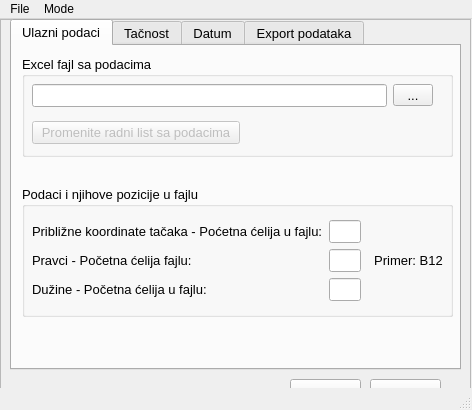
<?xml version="1.0" encoding="UTF-8"?>
<ui version="4.0">
 <class>MainWindow</class>
 <widget class="QMainWindow" name="MainWindow">
  <property name="geometry">
   <rect>
    <x>0</x>
    <y>0</y>
    <width>472</width>
    <height>410</height>
   </rect>
  </property>
  <property name="sizePolicy">
   <sizepolicy hsizetype="Fixed" vsizetype="Fixed">
    <horstretch>0</horstretch>
    <verstretch>0</verstretch>
   </sizepolicy>
  </property>
  <property name="minimumSize">
   <size>
    <width>472</width>
    <height>410</height>
   </size>
  </property>
  <property name="maximumSize">
   <size>
    <width>472</width>
    <height>411</height>
   </size>
  </property>
  <property name="windowTitle">
   <string>MainWindow</string>
  </property>
  <property name="autoFillBackground">
   <bool>false</bool>
  </property>
  <property name="styleSheet">
   <string notr="true"/>
  </property>
  <property name="tabShape">
   <enum>QTabWidget::Rounded</enum>
  </property>
  <widget class="QWidget" name="centralwidget">
   <widget class="QFrame" name="mainFrame">
    <property name="geometry">
     <rect>
      <x>0</x>
      <y>0</y>
      <width>471</width>
      <height>391</height>
     </rect>
    </property>
    <property name="font">
     <font>
      <family>Segoe UI</family>
      <pointsize>10</pointsize>
     </font>
    </property>
    <property name="autoFillBackground">
     <bool>false</bool>
    </property>
    <property name="styleSheet">
     <string notr="true"/>
    </property>
    <property name="frameShape">
     <enum>QFrame::StyledPanel</enum>
    </property>
    <property name="frameShadow">
     <enum>QFrame::Raised</enum>
    </property>
    <widget class="QTabWidget" name="tabWidget">
     <property name="geometry">
      <rect>
       <x>10</x>
       <y>0</y>
       <width>451</width>
       <height>351</height>
      </rect>
     </property>
     <property name="focusPolicy">
      <enum>Qt::TabFocus</enum>
     </property>
     <property name="styleSheet">
      <string notr="true"/>
     </property>
     <property name="currentIndex">
      <number>0</number>
     </property>
     <widget class="QWidget" name="ulazniPodaci_tab">
      <attribute name="title">
       <string>Ulazni podaci</string>
      </attribute>
      <widget class="QGroupBox" name="groupBox">
       <property name="geometry">
        <rect>
         <x>10</x>
         <y>10</y>
         <width>431</width>
         <height>101</height>
        </rect>
       </property>
       <property name="title">
        <string>Excel fajl sa podacima</string>
       </property>
       <widget class="QWidget" name="gridLayoutWidget">
        <property name="geometry">
         <rect>
          <x>10</x>
          <y>20</y>
          <width>401</width>
          <height>77</height>
         </rect>
        </property>
        <layout class="QGridLayout" name="gridLayout">
         <item row="0" column="1">
          <widget class="QToolButton" name="input_file_tbtn">
           <property name="minimumSize">
            <size>
             <width>40</width>
             <height>0</height>
            </size>
           </property>
           <property name="text">
            <string>...</string>
           </property>
          </widget>
         </item>
         <item row="0" column="0">
          <widget class="QLineEdit" name="input_file_txt">
           <property name="alignment">
            <set>Qt::AlignLeading|Qt::AlignLeft|Qt::AlignVCenter</set>
           </property>
          </widget>
         </item>
         <item row="1" column="0">
          <widget class="QPushButton" name="worksheet_btn">
           <property name="enabled">
            <bool>false</bool>
           </property>
           <property name="minimumSize">
            <size>
             <width>208</width>
             <height>0</height>
            </size>
           </property>
           <property name="maximumSize">
            <size>
             <width>40</width>
             <height>16777215</height>
            </size>
           </property>
           <property name="text">
            <string>Promenite radni list sa podacima</string>
           </property>
          </widget>
         </item>
        </layout>
       </widget>
      </widget>
      <widget class="QGroupBox" name="groupBox_2">
       <property name="geometry">
        <rect>
         <x>10</x>
         <y>140</y>
         <width>431</width>
         <height>131</height>
        </rect>
       </property>
       <property name="title">
        <string>Podaci i njihove pozicije u fajlu</string>
       </property>
       <widget class="QWidget" name="gridLayoutWidget_3">
        <property name="geometry">
         <rect>
          <x>10</x>
          <y>30</y>
          <width>421</width>
          <height>91</height>
         </rect>
        </property>
        <layout class="QGridLayout" name="gridLayout_3">
         <property name="verticalSpacing">
          <number>2</number>
         </property>
         <item row="0" column="1">
          <widget class="QLineEdit" name="points_start_cell_txt">
           <property name="maximumSize">
            <size>
             <width>32</width>
             <height>16777215</height>
            </size>
           </property>
          </widget>
         </item>
         <item row="2" column="1">
          <widget class="QLineEdit" name="distances_start_cell_txt">
           <property name="maximumSize">
            <size>
             <width>32</width>
             <height>16777215</height>
            </size>
           </property>
          </widget>
         </item>
         <item row="0" column="0">
          <widget class="QLabel" name="points_info_lbl">
           <property name="text">
            <string>Približne koordinate tačaka - Poćetna ćelija u fajlu:</string>
           </property>
          </widget>
         </item>
         <item row="1" column="2">
          <widget class="QLabel" name="cell_example_lbl">
           <property name="text">
            <string>  Primer: B12</string>
           </property>
          </widget>
         </item>
         <item row="1" column="1">
          <widget class="QLineEdit" name="directions_start_cell_txt">
           <property name="maximumSize">
            <size>
             <width>32</width>
             <height>16777215</height>
            </size>
           </property>
          </widget>
         </item>
         <item row="1" column="0">
          <widget class="QLabel" name="directions_start_lbl">
           <property name="text">
            <string>Pravci - Početna ćelija fajlu:</string>
           </property>
          </widget>
         </item>
         <item row="2" column="0">
          <widget class="QLabel" name="distances_start_lbl">
           <property name="text">
            <string>Dužine - Početna ćelija u fajlu:</string>
           </property>
          </widget>
         </item>
        </layout>
       </widget>
      </widget>
     </widget>
     <widget class="QWidget" name="tacnost_tab">
      <attribute name="title">
       <string>Tačnost</string>
      </attribute>
      <widget class="QGroupBox" name="groupBox_3">
       <property name="geometry">
        <rect>
         <x>10</x>
         <y>10</y>
         <width>211</width>
         <height>121</height>
        </rect>
       </property>
       <property name="title">
        <string>Tačnost merenih veličina</string>
       </property>
       <widget class="QWidget" name="gridLayoutWidget_2">
        <property name="geometry">
         <rect>
          <x>10</x>
          <y>20</y>
          <width>191</width>
          <height>91</height>
         </rect>
        </property>
        <layout class="QGridLayout" name="gridLayout_2">
         <item row="0" column="0">
          <widget class="QLabel" name="sigmap_lbl">
           <property name="text">
            <string>&lt;html&gt;&lt;head/&gt;&lt;body&gt;&lt;p&gt;&lt;span style=&quot; font-size:14pt; font-style:italic;&quot;&gt;σ&lt;/span&gt;&lt;span style=&quot; font-size:14pt; font-style:italic; vertical-align:sub;&quot;&gt;P&lt;/span&gt;&lt;span style=&quot; font-style:italic;&quot;&gt;: &lt;/span&gt;&lt;/p&gt;&lt;/body&gt;&lt;/html&gt;</string>
           </property>
          </widget>
         </item>
         <item row="1" column="1">
          <widget class="QLineEdit" name="sigmad_base_txt"/>
         </item>
         <item row="1" column="3">
          <widget class="QLineEdit" name="sigmad_per_km_txt"/>
         </item>
         <item row="0" column="1">
          <widget class="QLineEdit" name="sigmap_txt"/>
         </item>
         <item row="1" column="0">
          <widget class="QLabel" name="sigmad_lbl">
           <property name="text">
            <string>&lt;html&gt;&lt;head/&gt;&lt;body&gt;&lt;p&gt;&lt;span style=&quot; font-size:14pt; font-style:italic;&quot;&gt;σ&lt;/span&gt;&lt;span style=&quot; font-size:14pt; font-style:italic; vertical-align:sub;&quot;&gt;D&lt;/span&gt;&lt;span style=&quot; font-style:italic;&quot;&gt;: &lt;/span&gt;&lt;/p&gt;&lt;/body&gt;&lt;/html&gt;</string>
           </property>
          </widget>
         </item>
         <item row="1" column="2">
          <widget class="QLabel" name="sigmad_plus_lbl">
           <property name="text">
            <string>+</string>
           </property>
          </widget>
         </item>
         <item row="2" column="1">
          <widget class="QLineEdit" name="sigma0_txt"/>
         </item>
         <item row="2" column="0">
          <widget class="QLabel" name="sigma0_lbl">
           <property name="text">
            <string>&lt;html&gt;&lt;head/&gt;&lt;body&gt;&lt;p&gt;&lt;span style=&quot; font-size:14pt; font-style:italic;&quot;&gt;σ&lt;/span&gt;&lt;span style=&quot; font-size:14pt; font-style:italic; vertical-align:sub;&quot;&gt;0&lt;/span&gt;&lt;span style=&quot; font-style:italic;&quot;&gt;: &lt;/span&gt;&lt;/p&gt;&lt;/body&gt;&lt;/html&gt;</string>
           </property>
          </widget>
         </item>
        </layout>
       </widget>
      </widget>
      <widget class="QGroupBox" name="groupBox_4">
       <property name="geometry">
        <rect>
         <x>10</x>
         <y>160</y>
         <width>211</width>
         <height>91</height>
        </rect>
       </property>
       <property name="title">
        <string>Ponavljanja i girusi</string>
       </property>
       <widget class="QWidget" name="gridLayoutWidget_4">
        <property name="geometry">
         <rect>
          <x>10</x>
          <y>20</y>
          <width>191</width>
          <height>61</height>
         </rect>
        </property>
        <layout class="QGridLayout" name="gridLayout_4">
         <item row="0" column="1">
          <widget class="QLineEdit" name="dis_repeat_txt"/>
         </item>
         <item row="1" column="1">
          <widget class="QLineEdit" name="dir_gyrus_txt"/>
         </item>
         <item row="0" column="0">
          <widget class="QLabel" name="dis_repeat_lbl">
           <property name="text">
            <string>Broj ponavljanja:</string>
           </property>
          </widget>
         </item>
         <item row="1" column="0">
          <widget class="QLabel" name="dir_gyrus_lbl">
           <property name="text">
            <string>Broj girusa:</string>
           </property>
          </widget>
         </item>
        </layout>
       </widget>
      </widget>
      <widget class="QGroupBox" name="groupBox_5">
       <property name="geometry">
        <rect>
         <x>230</x>
         <y>10</y>
         <width>201</width>
         <height>101</height>
        </rect>
       </property>
       <property name="title">
        <string>Nivo značajnosti i moć testa</string>
       </property>
       <widget class="QWidget" name="gridLayoutWidget_5">
        <property name="geometry">
         <rect>
          <x>10</x>
          <y>20</y>
          <width>181</width>
          <height>77</height>
         </rect>
        </property>
        <layout class="QGridLayout" name="gridLayout_5">
         <item row="0" column="1">
          <widget class="QComboBox" name="alpha_coef_cmb">
           <property name="maximumSize">
            <size>
             <width>60</width>
             <height>16777215</height>
            </size>
           </property>
           <property name="editable">
            <bool>false</bool>
           </property>
           <item>
            <property name="text">
             <string>0.05</string>
            </property>
           </item>
           <item>
            <property name="text">
             <string>0.10</string>
            </property>
           </item>
           <item>
            <property name="text">
             <string>0.15</string>
            </property>
           </item>
           <item>
            <property name="text">
             <string>0.20</string>
            </property>
           </item>
           <item>
            <property name="text">
             <string>0.25</string>
            </property>
           </item>
           <item>
            <property name="text">
             <string>0.30</string>
            </property>
           </item>
          </widget>
         </item>
         <item row="0" column="0">
          <widget class="QLabel" name="alpha_coef_lbl">
           <property name="minimumSize">
            <size>
             <width>25</width>
             <height>0</height>
            </size>
           </property>
           <property name="text">
            <string>&lt;html&gt;&lt;head/&gt;&lt;body&gt;&lt;p&gt;&lt;span style=&quot; font-size:11pt; font-style:italic;&quot;&gt;α&lt;/span&gt;: nivo značajnosti&lt;/p&gt;&lt;/body&gt;&lt;/html&gt;</string>
           </property>
          </widget>
         </item>
         <item row="1" column="0">
          <widget class="QLabel" name="beta_coef_lbl">
           <property name="minimumSize">
            <size>
             <width>25</width>
             <height>0</height>
            </size>
           </property>
           <property name="text">
            <string>&lt;html&gt;&lt;head/&gt;&lt;body&gt;&lt;p&gt;&lt;span style=&quot; font-size:11pt; font-style:italic;&quot;&gt;β&lt;/span&gt;: moć testa&lt;/p&gt;&lt;/body&gt;&lt;/html&gt;</string>
           </property>
          </widget>
         </item>
         <item row="1" column="1">
          <widget class="QComboBox" name="beta_coef_cmb">
           <property name="maximumSize">
            <size>
             <width>60</width>
             <height>16777215</height>
            </size>
           </property>
           <property name="editable">
            <bool>false</bool>
           </property>
           <item>
            <property name="text">
             <string>0.80</string>
            </property>
           </item>
           <item>
            <property name="text">
             <string>0.90</string>
            </property>
           </item>
           <item>
            <property name="text">
             <string>0.95</string>
            </property>
           </item>
           <item>
            <property name="text">
             <string>0.975</string>
            </property>
           </item>
           <item>
            <property name="text">
             <string>0.99</string>
            </property>
           </item>
          </widget>
         </item>
        </layout>
       </widget>
      </widget>
     </widget>
     <widget class="QWidget" name="datum_tab">
      <attribute name="title">
       <string>Datum</string>
      </attribute>
      <widget class="QGroupBox" name="datum_method_selection_gb">
       <property name="enabled">
        <bool>true</bool>
       </property>
       <property name="geometry">
        <rect>
         <x>10</x>
         <y>10</y>
         <width>421</width>
         <height>101</height>
        </rect>
       </property>
       <property name="title">
        <string>Metoda određivanja datuma</string>
       </property>
       <widget class="QWidget" name="gridLayoutWidget_6">
        <property name="geometry">
         <rect>
          <x>10</x>
          <y>20</y>
          <width>401</width>
          <height>71</height>
         </rect>
        </property>
        <layout class="QGridLayout" name="gridLayout_6">
         <item row="1" column="0">
          <widget class="QRadioButton" name="min_trace_rbtn">
           <property name="text">
            <string>Minimalni trag kofaktorske matrice</string>
           </property>
           <property name="checked">
            <bool>true</bool>
           </property>
          </widget>
         </item>
         <item row="0" column="0">
          <widget class="QRadioButton" name="classic_method_rbtn">
           <property name="text">
            <string>Klasičan metod</string>
           </property>
           <property name="checked">
            <bool>false</bool>
           </property>
          </widget>
         </item>
        </layout>
       </widget>
      </widget>
      <widget class="QGroupBox" name="method_options_gb">
       <property name="enabled">
        <bool>true</bool>
       </property>
       <property name="geometry">
        <rect>
         <x>10</x>
         <y>140</y>
         <width>421</width>
         <height>121</height>
        </rect>
       </property>
       <property name="title">
        <string>Klasičan metod - opcije</string>
       </property>
       <widget class="QWidget" name="verticalLayoutWidget">
        <property name="geometry">
         <rect>
          <x>10</x>
          <y>30</y>
          <width>401</width>
          <height>91</height>
         </rect>
        </property>
        <layout class="QVBoxLayout" name="method_opt_vert">
         <item>
          <widget class="QLabel" name="datum_method_explain_lbl">
           <property name="text">
            <string>Izaberite tačku i koordinatu koja će biti fiksirana</string>
           </property>
          </widget>
         </item>
         <item>
          <layout class="QGridLayout" name="method_opt_grid">
           <item row="0" column="0">
            <widget class="QLabel" name="datum_point_lbl">
             <property name="text">
              <string>Tačka:</string>
             </property>
            </widget>
           </item>
           <item row="1" column="1">
            <widget class="QComboBox" name="datum_coord_cmb">
             <property name="maximumSize">
              <size>
               <width>55</width>
               <height>16777215</height>
              </size>
             </property>
            </widget>
           </item>
           <item row="0" column="1">
            <widget class="QComboBox" name="datum_point_cmb">
             <property name="minimumSize">
              <size>
               <width>0</width>
               <height>0</height>
              </size>
             </property>
             <property name="maximumSize">
              <size>
               <width>55</width>
               <height>16777215</height>
              </size>
             </property>
            </widget>
           </item>
           <item row="1" column="0">
            <widget class="QLabel" name="datum_coord_lbl">
             <property name="text">
              <string>Koordinata:</string>
             </property>
            </widget>
           </item>
           <item row="0" column="2">
            <spacer name="datum_opt_spacer">
             <property name="orientation">
              <enum>Qt::Horizontal</enum>
             </property>
             <property name="sizeHint" stdset="0">
              <size>
               <width>40</width>
               <height>20</height>
              </size>
             </property>
            </spacer>
           </item>
          </layout>
         </item>
         <item>
          <spacer name="verticalSpacer">
           <property name="orientation">
            <enum>Qt::Vertical</enum>
           </property>
           <property name="sizeHint" stdset="0">
            <size>
             <width>20</width>
             <height>40</height>
            </size>
           </property>
          </spacer>
         </item>
        </layout>
       </widget>
      </widget>
     </widget>
     <widget class="QWidget" name="export_tab">
      <attribute name="title">
       <string>Export podataka</string>
      </attribute>
      <widget class="QGroupBox" name="word_export_gb">
       <property name="geometry">
        <rect>
         <x>10</x>
         <y>10</y>
         <width>421</width>
         <height>71</height>
        </rect>
       </property>
       <property name="title">
        <string>Word izveštaj</string>
       </property>
       <widget class="QWidget" name="gridLayoutWidget_7">
        <property name="geometry">
         <rect>
          <x>10</x>
          <y>20</y>
          <width>401</width>
          <height>41</height>
         </rect>
        </property>
        <layout class="QGridLayout" name="gridLayout_8">
         <item row="0" column="2">
          <widget class="QToolButton" name="word_output_btn">
           <property name="minimumSize">
            <size>
             <width>40</width>
             <height>0</height>
            </size>
           </property>
           <property name="text">
            <string>...</string>
           </property>
          </widget>
         </item>
         <item row="0" column="1">
          <widget class="QLineEdit" name="word_output_txt">
           <property name="alignment">
            <set>Qt::AlignLeading|Qt::AlignLeft|Qt::AlignVCenter</set>
           </property>
          </widget>
         </item>
        </layout>
       </widget>
      </widget>
      <widget class="QGroupBox" name="optional_export_gb">
       <property name="geometry">
        <rect>
         <x>10</x>
         <y>150</y>
         <width>421</width>
         <height>161</height>
        </rect>
       </property>
       <property name="title">
        <string>Opcioni izlazni fajlovi</string>
       </property>
       <widget class="QWidget" name="gridLayoutWidget_8">
        <property name="geometry">
         <rect>
          <x>10</x>
          <y>20</y>
          <width>401</width>
          <height>131</height>
         </rect>
        </property>
        <layout class="QGridLayout" name="gridLayout_9">
         <item row="0" column="0">
          <widget class="QCheckBox" name="excel_output_ckb">
           <property name="text">
            <string>Prateći Excel fajl sa matricama i ostalim podacima</string>
           </property>
           <property name="checked">
            <bool>true</bool>
           </property>
          </widget>
         </item>
         <item row="2" column="1">
          <widget class="QToolButton" name="excel_output_btn">
           <property name="minimumSize">
            <size>
             <width>40</width>
             <height>0</height>
            </size>
           </property>
           <property name="text">
            <string>...</string>
           </property>
          </widget>
         </item>
         <item row="3" column="0">
          <widget class="QCheckBox" name="scr_output_ckb">
           <property name="text">
            <string>CAD script fajl (*.scr) sa izravnatim koordinata tačaka
 i elipsama grešaka</string>
           </property>
           <property name="checked">
            <bool>true</bool>
           </property>
          </widget>
         </item>
         <item row="5" column="0">
          <widget class="QLineEdit" name="scr_output_txt">
           <property name="alignment">
            <set>Qt::AlignLeading|Qt::AlignLeft|Qt::AlignVCenter</set>
           </property>
          </widget>
         </item>
         <item row="5" column="1">
          <widget class="QToolButton" name="scr_output_btn">
           <property name="minimumSize">
            <size>
             <width>40</width>
             <height>0</height>
            </size>
           </property>
           <property name="text">
            <string>...</string>
           </property>
          </widget>
         </item>
         <item row="2" column="0">
          <widget class="QLineEdit" name="excel_output_txt">
           <property name="alignment">
            <set>Qt::AlignLeading|Qt::AlignLeft|Qt::AlignVCenter</set>
           </property>
          </widget>
         </item>
        </layout>
       </widget>
      </widget>
      <widget class="QGroupBox" name="csv_export_gb">
       <property name="geometry">
        <rect>
         <x>10</x>
         <y>90</y>
         <width>421</width>
         <height>51</height>
        </rect>
       </property>
       <property name="title">
        <string>CSV fajl sa izravnatim koordinatama tačaka</string>
       </property>
       <widget class="QWidget" name="horizontalLayoutWidget">
        <property name="geometry">
         <rect>
          <x>10</x>
          <y>20</y>
          <width>401</width>
          <height>25</height>
         </rect>
        </property>
        <layout class="QHBoxLayout" name="horizontalLayout">
         <item>
          <widget class="QLineEdit" name="csv_output_txt"/>
         </item>
         <item>
          <widget class="QToolButton" name="csv_output_btn">
           <property name="minimumSize">
            <size>
             <width>40</width>
             <height>0</height>
            </size>
           </property>
           <property name="text">
            <string>...</string>
           </property>
          </widget>
         </item>
        </layout>
       </widget>
      </widget>
     </widget>
    </widget>
    <widget class="QPushButton" name="exit_btn">
     <property name="geometry">
      <rect>
       <x>370</x>
       <y>360</y>
       <width>71</width>
       <height>31</height>
      </rect>
     </property>
     <property name="text">
      <string>Zatvori</string>
     </property>
    </widget>
    <widget class="QPushButton" name="run_btn">
     <property name="geometry">
      <rect>
       <x>290</x>
       <y>360</y>
       <width>71</width>
       <height>31</height>
      </rect>
     </property>
     <property name="text">
      <string>Pokreni</string>
     </property>
    </widget>
   </widget>
  </widget>
  <widget class="QMenuBar" name="menubar">
   <property name="geometry">
    <rect>
     <x>0</x>
     <y>0</y>
     <width>472</width>
     <height>21</height>
    </rect>
   </property>
   <widget class="QMenu" name="menuFile">
    <property name="title">
     <string>File</string>
    </property>
    <widget class="QMenu" name="menuClear">
     <property name="title">
      <string>Clear</string>
     </property>
     <addaction name="actionClear_Current"/>
     <addaction name="actionClear_All"/>
    </widget>
    <addaction name="actionNewProject"/>
    <addaction name="actionOpenProject"/>
    <addaction name="actionSaveProject"/>
    <addaction name="separator"/>
    <addaction name="menuClear"/>
   </widget>
   <widget class="QMenu" name="menuMode">
    <property name="title">
     <string>Mode</string>
    </property>
    <widget class="QMenu" name="menu1D">
     <property name="title">
      <string>1D</string>
     </property>
     <addaction name="action1D_Free_Network_Adjustment"/>
     <addaction name="action1D_Network_Adjustment"/>
     <addaction name="action1D_Network_Analysis"/>
    </widget>
    <widget class="QMenu" name="menu2D">
     <property name="title">
      <string>2D</string>
     </property>
     <addaction name="action2D_Free_Network_Adjustment"/>
     <addaction name="action2D_Network_Adjustment"/>
     <addaction name="action2D_Network_Analysis"/>
    </widget>
    <addaction name="menu1D"/>
    <addaction name="menu2D"/>
   </widget>
   <addaction name="menuFile"/>
   <addaction name="menuMode"/>
  </widget>
  <widget class="QStatusBar" name="statusbar"/>
  <action name="actionNewProject">
   <property name="text">
    <string>New Project</string>
   </property>
  </action>
  <action name="actionSaveProject">
   <property name="text">
    <string>Save Project</string>
   </property>
  </action>
  <action name="actionOpenProject">
   <property name="text">
    <string>Open Project</string>
   </property>
  </action>
  <action name="actionClear_Current">
   <property name="text">
    <string>Clear Current</string>
   </property>
  </action>
  <action name="actionClear_All">
   <property name="text">
    <string>Clear All</string>
   </property>
  </action>
  <action name="action1D_Free_Network_Adjustment">
   <property name="text">
    <string>Free Network Adjustment</string>
   </property>
  </action>
  <action name="action1D_Network_Adjustment">
   <property name="text">
    <string>Network Adjustment</string>
   </property>
  </action>
  <action name="action1D_Network_Analysis">
   <property name="text">
    <string>Network Analysis</string>
   </property>
  </action>
  <action name="action2D_Free_Network_Adjustment">
   <property name="text">
    <string>Free Network Adjustment</string>
   </property>
  </action>
  <action name="action2D_Network_Adjustment">
   <property name="text">
    <string>Network Adjustment</string>
   </property>
  </action>
  <action name="action2D_Network_Analysis">
   <property name="text">
    <string>Network Analysis</string>
   </property>
  </action>
 </widget>
 <resources/>
 <connections/>
</ui>
